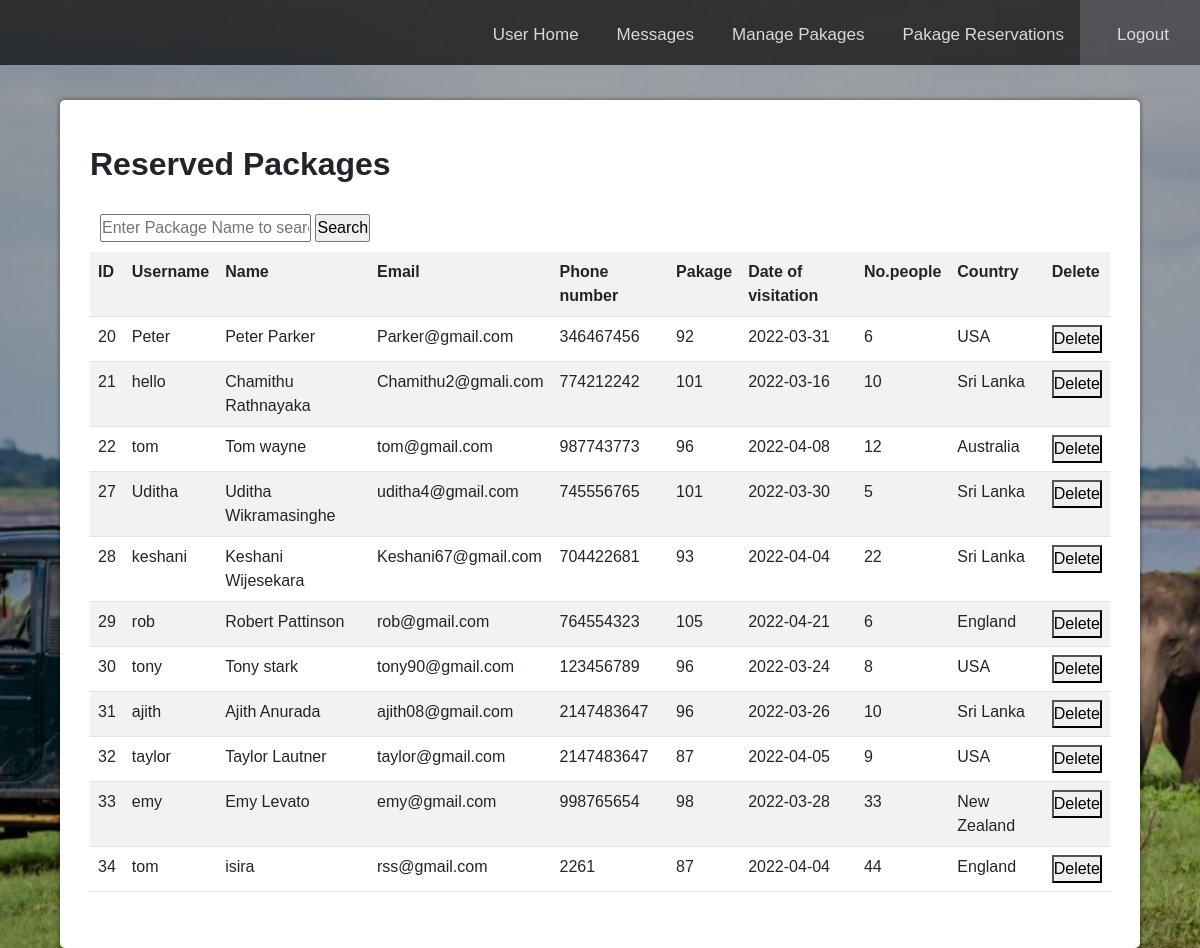
Screenshot of /reserved_pkg.php (signed in) with the database file from the repository.
### tables this page shows
CREATE TABLE `reservations` (
  `ID` int(11) NOT NULL,
  `Username` varchar(255) NOT NULL,
  `Name` varchar(255) NOT NULL,
  `Email` varchar(255) NOT NULL,
  `Phone number` int(50) NOT NULL,
  `Package` int(255) NOT NULL,
  `Visit_date` date NOT NULL,
  `No_people` int(50) NOT NULL,
  `Country` varchar(255) NOT NULL
);

### reserved_pkg.php (the view, shortened to what this page needs)
<?php include("config2.php");
?>
<!DOCTYPE html>
<html lang="en">
<head>
    <link href="https://cdn.jsdelivr.net/npm/bootstrap@5.1.3/dist/css/bootstrap.min.css" rel="stylesheet">
    <link rel="stylesheet" href="DreamTourCss.css ">
</head>
<body>
<div class="topnav">
<a class= "logout" href="adminLogin.php">Logout</a>
<a href="reserved_pkg.php">Pakage Reservations</a>
<a href="admin_packages.php">Manage Pakages</a>
<a href="cntact_msg.php">Messages</a>
  <a href="home.php">User Home</a>
 </div>
<main>
<div class="pkg_table">
<p  style="font-size: 2rem; font-weight: 600;">Reserved Packages</p>
<form method="post" enctype="multipart/form-data ">
<div class="search">
    <input type="text" class="inputBig" placeholder="Enter Package Name to search" name="txtSearch">
    <input type="submit" name="btnSearch" value="Search">
</div>
<?php
try {
  $conn=new PDO($db,$un,$password);
  $conn->setAttribute(PDO::ATTR_ERRMODE,PDO::ERRMODE_EXCEPTION);
  $query="SELECT `ID`, `Username`, `Name`, `Email`, `Phone number`, `Package`, `Visit_date`, `No_people`, `Country` FROM `reservations`";
  $result=$conn->query($query);
echo '<table class="table table-striped">';
echo'<tr>  <th> ID </th> <th> Username </th><th>Name</th> <th> Email</th> <th>Phone number</th><th> Pakage</th><th> Date of visitation </th><th> No.people</th><th> Country</th><th> Delete</th></tr>';
foreach($result as $row)
{echo'<tr>';
    echo '<td> <input type="hidden"
    name="rId[]" value="'. $row[0].'">
    '. $row[0].'</td>';
echo'<td><input type="hidden"  value="'. $row[1].'">'. $row[1].'</td>';
echo'<td><input type="hidden" name="rName[]" value="'. $row[2].'">'. $row[2].'</td>';
echo'<td><input type="hidden" name="rEmail[]" value="'. $row[3].'">'. $row[3].'</td>';
echo'<td><input type="hidden" name="rNumber[]" value="'. $row[4].'">'. $row[4].'</td>';
echo'<td><input type="hidden" name="rPackage[]" value="'. $row[5].'">'. $row[5].'</td>';
echo'<td><input type="hidden" name="rDate[]" value="'. $row[6].'">'. $row[6].'</td>';
echo'<td><input type="hidden" name="rPeople[]" value="'. $row[7].'">'. $row[7].'</td>';
echo'<td><input type="hidden" name="rCountry[]" value="'. $row[8].'">'. $row[8].'</td>';
echo'<td><button name="btnDelete" type="submit" value="'. $row[0].'">Delete</button></td>';
echo'</tr>';
}
echo'</table>';
} catch ( PDOException $th) {
    echo $th->getMessage();
}
?>
</form>
</div>
</main>
</body>
</html>

### DreamTourCss.css (style rules this page uses)
.topnav { overflow: hidden; background-color: rgb(3, 3, 3); opacity: 0.7; width:100%; height:65990ppx; position: fixed; top:0px; left:0%; z-index: 8; }
.topnav a { float: right; color: #f2f2f2; text-align: center; height:65px; padding: 22px 16px 16px 22px; text-decoration: none; font-size: 17px; }
.logout { width: 120px; background: #444349be; }
body { margin: 0; font-family: Arial, Helvetica, sans-serif; }
* { margin:0; padding:0; box-sizing:border-box; font-family:'Poppins',sans-serif; }
.pkg_table { width: 1480px; height: auto; background: #fff; border-radius: 5px; box-shadow:0 0 5px rgba(0,0,0,0.5); padding:40px 30px; position:relative; top:800px; right:2px; left:10px; }
.search { padding: 10px 10px 10px 10px; }

### reserved_pkg.php (style rules this page uses)
body { width:100%; min-height:100vh; background-image:linear-gradient(rgba(0,0,0,.3),rgba(0,0,0,.3)) ,url(travelimages/elephants1.jpeg); background-repeat: no-repeat; background-attachment:fixed; background-size: cover; display:flex; justify-content:space-between; }
.pkg_table { position:absolute; left: 5%; top: 100px; width: 90%; }

### rows the page displays
reservations: ID "20", Username "Peter", Name "Peter Parker", Email "Parker@gmail.com", Phone number "346467456", Package "92", Visit_date "2022-03-31", No_people "6", Country "USA"
reservations: ID "21", Username "hello", Name "Chamithu Rathnayaka", Email "Chamithu2@gmali.com", Phone number "774212242", Package "101", Visit_date "2022-03-16", No_people "10", Country "Sri Lanka"
reservations: ID "22", Username "tom", Name "Tom wayne", Email "tom@gmail.com", Phone number "987743773", Package "96", Visit_date "2022-04-08", No_people "12", Country "Australia"
reservations: ID "27", Username "Uditha", Name "Uditha Wikramasinghe", Email "uditha4@gmail.com", Phone number "745556765", Package "101", Visit_date "2022-03-30", No_people "5", Country "Sri Lanka"
reservations: ID "28", Username "keshani", Name "Keshani Wijesekara", Email "Keshani67@gmail.com", Phone number "704422681", Package "93", Visit_date "2022-04-04", No_people "22", Country "Sri Lanka"
reservations: ID "29", Username "rob", Name "Robert Pattinson", Email "rob@gmail.com", Phone number "764554323", Package "105", Visit_date "2022-04-21", No_people "6", Country "England"
reservations: ID "30", Username "tony", Name "Tony stark", Email "tony90@gmail.com", Phone number "123456789", Package "96", Visit_date "2022-03-24", No_people "8", Country "USA"
reservations: ID "31", Username "ajith", Name "Ajith Anurada", Email "ajith08@gmail.com", Phone number "2147483647", Package "96", Visit_date "2022-03-26", No_people "10", Country "Sri Lanka"
reservations: ID "32", Username "taylor", Name "Taylor Lautner", Email "taylor@gmail.com", Phone number "2147483647", Package "87", Visit_date "2022-04-05", No_people "9", Country "USA"
reservations: ID "33", Username "emy", Name "Emy Levato", Email "emy@gmail.com", Phone number "998765654", Package "98", Visit_date "2022-03-28", No_people "33", Country "New Zealand"
reservations: ID "34", Username "tom", Name "isira", Email "rss@gmail.com", Phone number "2261", Package "87", Visit_date "2022-04-04", No_people "44", Country "England"
